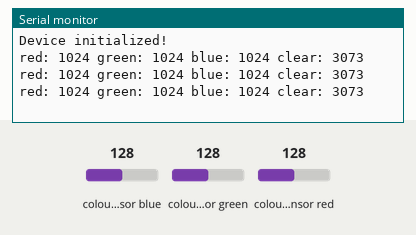
Bench run of a sketch on a simulated Arduino Uno, built with avr-gcc and run on an emulated ATmega328P. Parts: the last lines printed to the serial monitor. The inputs (shaded band) are chosen by the test bench; at power-on: colour sensor blue 128, colour sensor green 128, colour sensor red 128.

Above: at 1.4 s.
1.5 s: colour sensor blue set to 5
At 2.2 s:
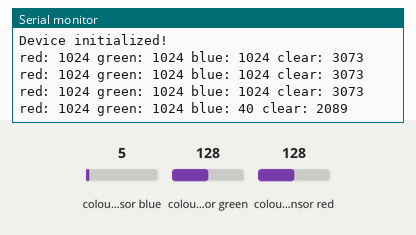
3.0 s: colour sensor green set to 5
At 3.8 s:
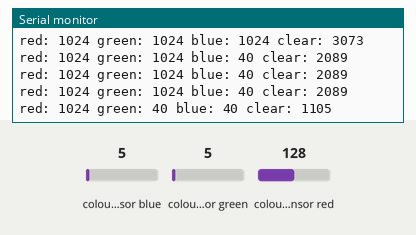
4.5 s: colour sensor red set to 5
At 4.9 s:
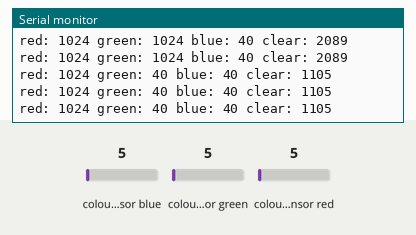
Timing chart, 0 to 7.5 s (numbered marks = the images above; inputs shaded):
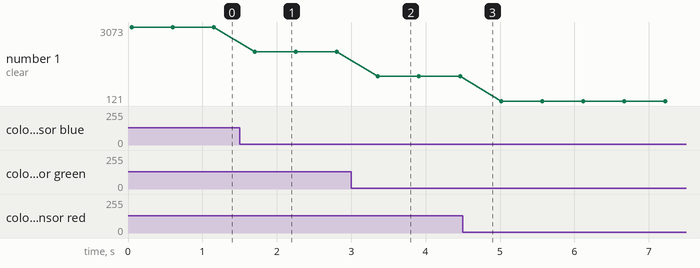

Measured:
- after the input at 1.5 s, the serial monitor: prints a new line after 0.21 s (image 1)
- after the input at 3.0 s, the serial monitor: prints a new line after 0.36 s (image 2)
- plotted number 1: 3073 → 2089 after the input at 1.5 s, 2089 → 1105 after the input at 3.0 s, 1105 → 121 after the input at 4.5 s

The sketch:

color_sensing.ino
```cpp
#include "Adafruit_APDS9960.h"
Adafruit_APDS9960 apds;


void setup() {
  Serial.begin(115200);

  if(!apds.begin()){
    Serial.println("failed to initialize device! Please check your wiring.");
  }
  else Serial.println("Device initialized!");

  //enable color sensign mode
  apds.enableColor(true);
}

void loop() {
  //create some variables to store the color data in
  uint16_t r, g, b, c;

  //wait for color data to be ready
  while(!apds.colorDataReady()){
    delay(5);
  }

  //get the data and print the different channels
  apds.getColorData(&r, &g, &b, &c);


  Serial.print("red: ");
  Serial.print(r);

  Serial.print(" green: ");
  Serial.print(g);

  Serial.print(" blue: ");
  Serial.print(b);

  Serial.print(" clear: ");
  Serial.println(c);
  Serial.println();

  delay(500);
}
```
